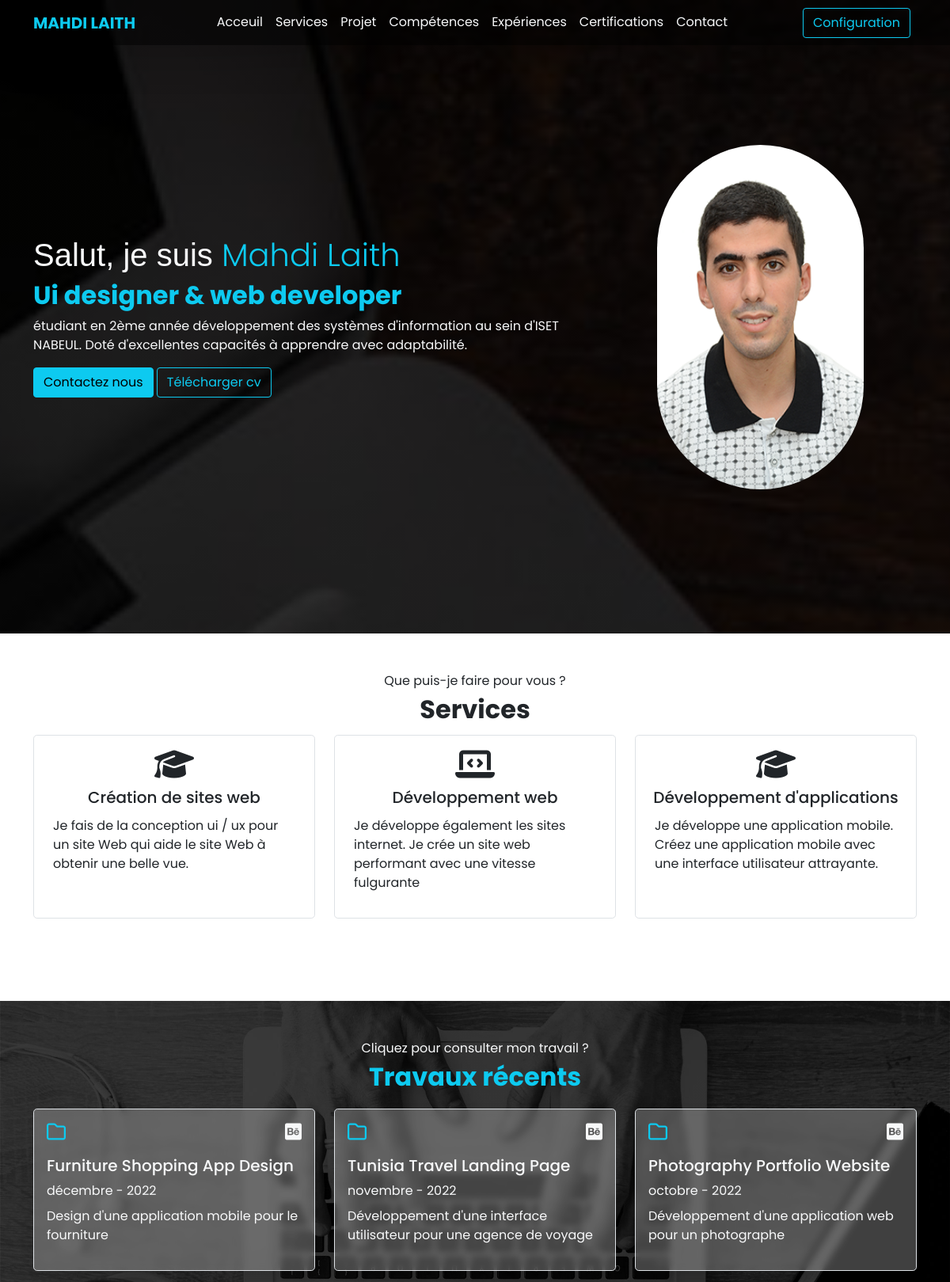
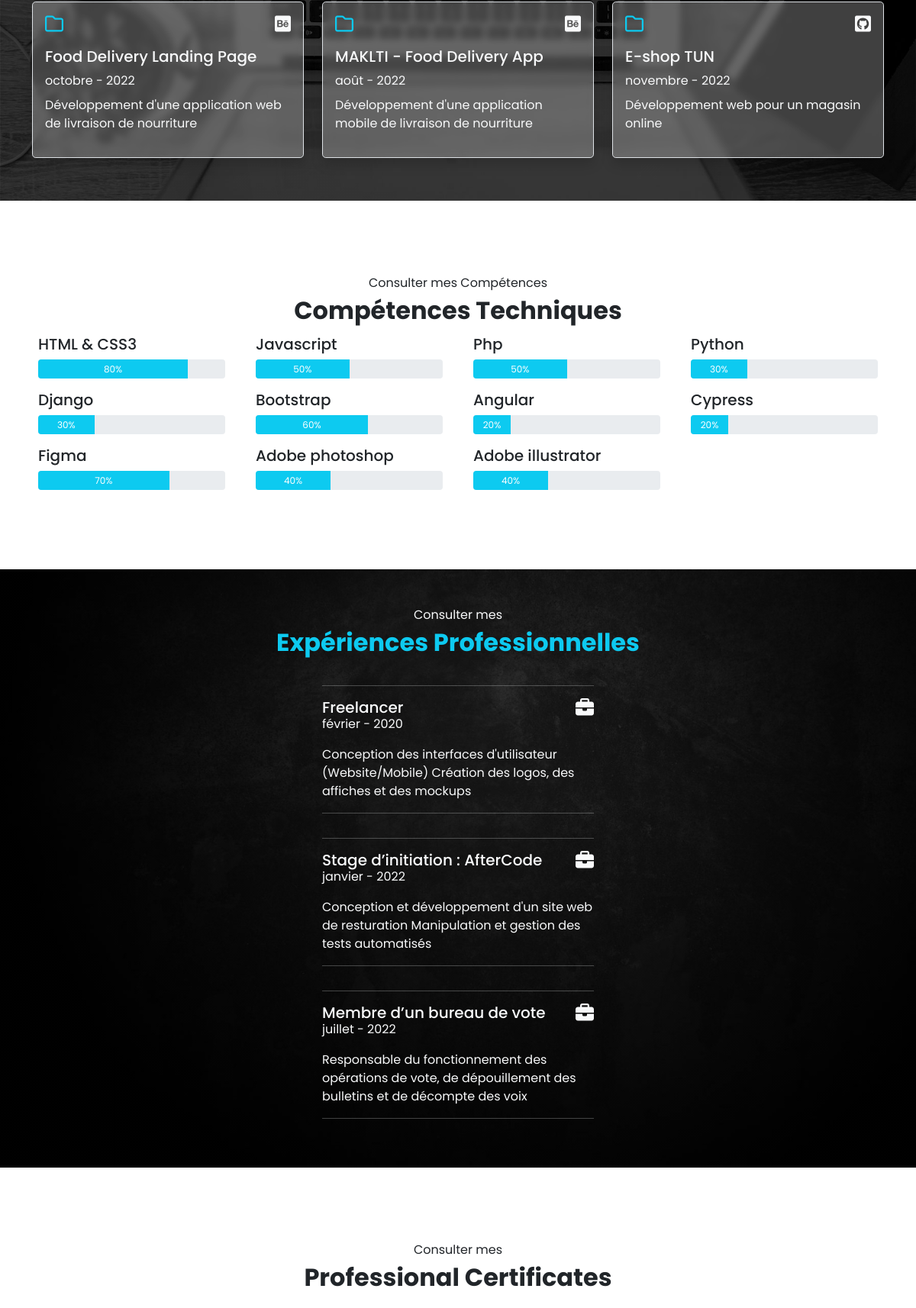
The page / (upper part) on the database its author committed (2 pictures, top to bottom).
### configuration/models.py (models this page shows)
class Profil(models.Model):
    nom=models.CharField(max_length=20)
    prenom=models.CharField(max_length=20)
    description=models.TextField()
    mail=models.CharField(max_length=50)
    lieu=models.CharField(max_length=50)
    photo=models.ImageField(upload_to=filepath,null=True,blank=True)
    poste=models.CharField(max_length=150)
    linkdin=models.CharField(max_length=250,null=True)
    behance=models.CharField(max_length=250,null=True)
    git=models.CharField(max_length=250,null=True)
    fb=models.CharField(max_length=250,null=True)
    tel=models.CharField(max_length=250,null=True)

class Services(models.Model):
    nom=models.CharField(max_length=100)
    icon=models.CharField(max_length=300)
    description=models.TextField()

class Projets(models.Model):
    nom=models.CharField(max_length=200)
    tache=models.TextField()
    date=models.DateField()
    lien=models.CharField(max_length=300,null=True)

class skills (models.Model):
    type=models.IntegerField(default=1)
    nom=models.CharField(max_length=100)
    niveau=models.IntegerField(null=True,default=0)

class Experience (models.Model):
    nom=models.CharField(max_length=200)
    post=models.CharField(max_length=200, null=True)
    tache=models.TextField()
    date=models.DateField()

### cv/views.py (the view)
# urls.py: path('',views.index,name='index'),
def index(request):
    exp=models.Experience.objects.all().values
    profil=models.Profil.objects.all()
    skill = models.skills.objects.all().values
    services = models.Services.objects.all().values
    projet = models.Projets.objects.all().values
    certicat = models.Certifications.objects.all()
    template = loader.get_template('index.html')
    context = {
        'exp':exp,
        'profil':profil,
        'skill':skill,
        'services':services,
        'projet':projet,
        'certicat':certicat,
    }
    return HttpResponse(template.render(context, request))

### cv/templates/index.html (shortened to what this page needs)
{% load static %}
<!DOCTYPE html>
<html lang="en">
<head>
    <link rel="stylesheet" href="{% static '/css/bootstrap.min.css' %}">
    <link rel="stylesheet" href="https://cdnjs.cloudflare.com/ajax/libs/font-awesome/6.2.1/css/all.min.css">
    <link rel="stylesheet" type="text/css" href=" {% static '/css/style.css' %} ">
    <link href="https://unpkg.com/aos@2.3.1/dist/aos.css" rel="stylesheet">
</head>
<nav class="cc-navbar navbar navbar-expand-lg navbar-light fixed-top shadow-lg">
    <div class="container">
    {% for a in profil %}
      <a class="navbar-brand fw-bolder syFont text-uppercase text-info" href="#">{{ a.nom }} {{ a.prenom }}</a>
      <div class="collapse navbar-collapse" id="navbarSupportedContent">
        <ul class="navbar-nav mx-auto mb-2 mb-lg-0">
          <li class="nav-item">
            <a class="nav-link text-light" aria-current="page" href="#">Acceuil</a>
          </li>
          <li class="nav-item">
            <a class="nav-link text-light" href="#services">Services</a>
          </li>
          <li class="nav-item">
            <a class="nav-link text-light" href="#projet">Projet</a>
          </li>
          <li class="nav-item">
            <a href="#skill" class="nav-link text-light">Compétences</a>
          </li>
          <li class="nav-item">
            <a href="#experiences" class="nav-link text-light">Expériences</a>
          </li>
          <li class="nav-item">
            <a href="#certifications" class="nav-link text-light">Certifications</a>
          </li>
          <li class="nav-item">
            <a href="#contact" class="nav-link text-light">Contact</a>
          </li>
        </ul>
        <div class="">
            <a href="{% url 'acceuil' %}" class="btn btn-outline-info mx-2"> Configuration</a>
        </div>
      </div>
    </div>
    {% endfor %}
  </nav>
<body class="syFont">
    <section class="informations">
        {% for a in profil %}
        <div class="container">
            <div class="row">
                <div class="col-8">
                   <div class="intro">
                    <h1 class="spartan fw-normale text-light">Salut, je suis <label class="name text-info syFont fw-light" data-aos="fade-down" data-aos-easing="linear" data-aos-duration="1500">{{ a.nom }} {{ a.prenom }}</label></h1>
                    <h2 class="syFont fw-bold text-info" class="input" data-aos="fade-right" data-aos-offset="300" data-aos-easing="ease-in-out" data-aos-duration="1500">{{ a.poste }}</h2>
                   </div>
                   <p class="text-light">
                    {{ a.description }}
                   </p>
                   <button class="btn btn-info">Contactez nous</button>
                   <button type="submit" onclick="window.open('/static/Cv_laith mahdi.pdf')" class="btn btn-outline-info">Télécharger cv</button>
                </div>
                <div class="col-4">
                    <div class="photo d-flex align-items-center justify-content-center">
                        <img src="{{ a.photo.url }}" alt="" class="img-fluid rounded-pill rounded-3 w-75" data-aos="fade-in-down" data-aos-easing="linear"
                        data-aos-duration="1500">
                    </div>
                </div>
            </div>
        </div>
        {% endfor %}
    </section>
    <section class="services py-5" id="services">
        <div class="container">
            <div class="d-flex flex-column align-items-center">
                <span class="fs-6 text-dark">Que puis-je faire pour vous ?</span>
                <span class="syFont fw-bold fs-2" data-aos="fade-down" data-aos-easing="linear" data-aos-duration="1000">Services</span>
            </div>
            <div class="row">
                {% for a in services %}
                <div class="col-md-4 col-sm-6 col-12 my-2" >
                    <div class="box border border-1 rounded-3 bg-white" data-aos="fade-down" data-aos-easing="linear" data-aos-duration="1500">
                        <div class="inf text-center">
                            <div class="icon pt-3"><i class="{{ a.icon }} fs-1"></i></div>
                            <div class="title mx-2 pt-2"><h5>{{ a.nom }}</h5></div>
                        </div>
                        <p class="description pt-1 px-4 pb-3">{{ a.description }}</p>
                    </div>
                </div>
                {% endfor %}
            </div>
        </div>
    </section>
    <section id="projet" class="projet my-5 py-5">
        <div class="container">
            <div class="d-flex flex-column align-items-center">
                <span class="fs-6 text-light">Cliquez pour consulter mon travail ?</span>
                <span class="syFont fw-bold fs-2 text-info" data-aos-easing="linear" data-aos-duration="1000">Travaux récents</span>
            </div>
            <div class="row mt-2">
                {% for a in projet %}
                <div class="col-md-3 col-lg-4 col-sm-6 col-16 my-2">
                    <div class="box border border-1 p-3 shadow rounded-3" data-aos="fade-down" data-aos-easing="linear" data-aos-duration="1500">
                        <div class="icones d-flex justify-content-between">
                            <i class="fa-regular fa-folder fs-4 text-info"></i>
                            <div class="link">
                                {% if a.lien|slice:'12:19' == 'behance' %}
                                    <a href="{{ a.lien }}"><i class="fa-brands fa-square-behance fs-4 text-light"></i></a>
                                {% else %}
                                    <a href="{{ a.lien }}"><i class="fa-brands fa-square-github fs-4 text-light"></i></a>
                                {% endif %}
                            </div>
                        </div>
                        <div class="title text-light">
                            <h5>{{ a.nom }}</h5>
                            <span>{{ a.date|date:'F - Y' }}</span>
                            <p class="pt-2">{{ a.tache }}</p>
                        </div>
                    </div>
                </div>
                {% endfor %}
            </div>
        </div>
    </section>
    <section id="skill" class="skill my-5 py-5">
        <div class="container">
            <div class="d-flex flex-column align-items-center">
                <span class="fs-6">Consulter mes Compétences</span>
                <span class="syFont fw-bold fs-2" data-aos-easing="linear" data-aos-duration="1000">Compétences Techniques</span>
            </div>
            <div class="row">
                {% for a in skill%}
                    {% if a.type == 1 %}
                        <div class="col-md-4 col-sm-6 col-6 col-lg-3">
                            <div class="box m-2" data-aos="fade-down" data-aos-easing="linear" data-aos-duration="1500">
                                <div class="title">
                                    <h5>{{ a.nom }}</h5>
                                </div>
                                <div class="progress" style="height: 25px;">
                                    <div class="progress-bar" role="progressbar" style="width: {{ a.niveau }}%;" aria-valuenow="{{ a.niveau }}" aria-valuemin="0" aria-valuemax="100">{{ a.niveau }}%</div>
                                </div>
                            </div>
                        </div>
                    {% endif %}
                {% endfor %}
            </div>
        </div>
    </section>
    <section id="experiences" class="experiences my-5 py-5">
        <div class="container">
            <div class="d-flex flex-column align-items-center">
                <span class="fs-6 text-light">Consulter mes</span>
                <span class="syFont fw-bold fs-2 text-info" data-aos-easing="linear" data-aos-duration="1000">Expériences Professionnelles</span>
            </div>
            <div class="row  d-flex justify-content-around align-items-center flex-column mt-3">
                {% for a in exp %}
                <div class="col-md-8 col-lg-4 col-sm-10 col-10">
                    <div class="box my-3 text-light" data-aos="fade-down" data-aos-easing="linear" data-aos-duration="1500">
                        <hr>
                        <div class=" d-flex justify-content-between">
                            <h5 class="">{{ a.post }}</h5>
                            <i class="fa-solid fa-briefcase fs-4"></i>
                        </div>
                        <div class="">
                            <p style="margin-top: -10px;">{{ a.date|date:'F - Y' }}</p>
                            <p>{{ a.tache }}</p>
                        </div>
                        <hr>
                    </div>
                </div>
                {% endfor %}
            </div>
        </div>
    </section>
    <section id="certifications" class="certifications my-5 py-5">
        <div class="container">
            <div class="d-flex flex-column align-items-center">
                <span class="fs-6">Consulter mes</span>
                <span class="syFont fw-bold fs-2" data-aos-easing="linear" data-aos-duration="1000">Professional Certificates</span>
            </div>
            <div class="row">
                {% for x in certicat %}
                <div class="col-md-6">
                  </div>
                {% endfor %}
            </div>
        </div>
    </section>
</body>
</html>

### static/css/style.css (style rules this page uses)
.spartan { font-family: LeagueSpartan,sans-serif; }
.syFont { font-family: Poppins,serif; }
html { scroll-behavior: smooth; }
.cc-navbar { background-color: rgba(0,0,0,0.55); box-shadow: 1px 1px 3px rgba(255,255,255,0.54); z-index: 99; }
.cc-navbar .nav-link { border-bottom: 1px solid transparent; transition: padding-bottom .4s ease-in-out .3s ease; }
.informations { background: linear-gradient(rgba(0, 0, 0, .5), rgba(0,0,0, .5)),url("/static/images/bg2.jpg") center center fixed no-repeat; background-size: cover; height: 800px; }
.informations .row { width: 100%; height: 100vh; display: flex; justify-content: center; align-items: center; display: fixed; }
.icones { margin-bottom: 15px; }
.services .container .row .col-12 .box { width: 100%; height: 100%; }
.projet { background: linear-gradient(rgba(0,0,0,0.2),rgba(0,0,0,0.2)),url("/static/images/background.jpg"),center center fixed; width: 100%; height: auto; background-size: cover; background-repeat: no-repeat; }
.projet .container .row .col-md-3 .box { width: 100%; height: 100%; }
.projet .box { background: rgba( 255, 255, 255, 0.25 ); box-shadow: 0 8px 32px 0 rgba( 31, 38, 135, 0.37 ); backdrop-filter: blur( 4px ); -webkit-backdrop-filter: blur( 4px ); border-radius: 10px; border: 1px solid rgba( 255, 255, 255, 0.18 ); }
.experiences { background: linear-gradient(rgba(0,0,0,0.5),rgba(0,0,0,0.5)),url("/static/images/BG3.jpg"),center center fixed; width: 100%; height: auto; background-size: cover; background-repeat: no-repeat; }

### rows shown on the page
Profil: nom "MAHDI", prenom "LAITH", nom "Mahdi", prenom "Laith", poste "Ui designer & web developer", description "étudiant en 2ème année développement des systèmes d'information au sein d'ISET NABEUL. Doté d'excellentes capacités à apprendre avec adaptabilité.", photo (picture)
Services: nom "Création de sites web", description "Je fais de la conception ui / ux pour un site Web qui aide le site Web à obtenir une belle vue."
Services: nom "Développement web", description "Je développe également les sites internet. Je crée un site web performant avec une vitesse fulgurante"
Services: nom "Développement d'applications", description "Je développe une application mobile. Créez une application mobile avec une interface utilisateur attrayante."
Projets: nom "Furniture Shopping App Design", date "décembre - 2022", tache "Design d'une application mobile pour le fourniture"
Projets: nom "Tunisia Travel Landing Page", date "novembre - 2022", tache "Développement d'une interface utilisateur pour une agence de voyage"
Projets: nom "Photography Portfolio Website", date "octobre - 2022", tache "Développement d'une application web pour un photographe"
Projets: nom "Food Delivery Landing Page", date "octobre - 2022", tache "Développement d'une application web de livraison de nourriture"
Projets: nom "MAKLTI - Food Delivery App", date "août - 2022", tache "Développement d'une application mobile de livraison de nourriture"
Projets: nom "E-shop TUN", date "novembre - 2022", tache "Développement web pour un magasin online"
skills: nom "HTML & CSS3", niveau "80"
skills: nom "Javascript", niveau "50"
skills: nom "Php", niveau "50"
skills: nom "Python", niveau "30"
skills: nom "Django", niveau "30"
skills: nom "Bootstrap", niveau "60"
skills: nom "Angular", niveau "20"
skills: nom "Cypress", niveau "20"
skills: nom "Figma", niveau "70"
skills: nom "Adobe photoshop", niveau "40"
skills: nom "Adobe illustrator", niveau "40"
Experience: post "Freelancer", date "février - 2020", tache "Conception des interfaces d'utilisateur (Website/Mobile) Création des logos, des affiches et des mockups"
Experience: post "Stage d’initiation : AfterCode", date "janvier - 2022", tache "Conception et développement d'un site web de resturation Manipulation et gestion des tests automatisés"
Experience: post "Membre d’un bureau de vote", date "juillet - 2022", tache "Responsable du fonctionnement des opérations de vote, de dépouillement des bulletins et de décompte des voix"
